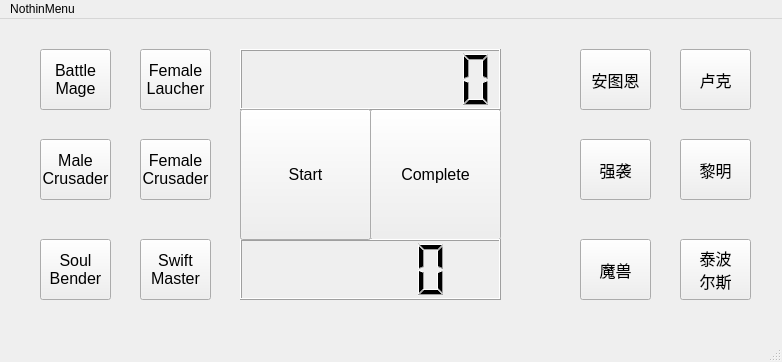
<?xml version="1.0" encoding="UTF-8"?>
<ui version="4.0">
 <class>MainWindow</class>
 <widget class="QMainWindow" name="MainWindow">
  <property name="geometry">
   <rect>
    <x>0</x>
    <y>0</y>
    <width>782</width>
    <height>362</height>
   </rect>
  </property>
  <property name="windowTitle">
   <string>MainWindow</string>
  </property>
  <widget class="QWidget" name="centralwidget">
   <widget class="QPushButton" name="BattleMage">
    <property name="geometry">
     <rect>
      <x>40</x>
      <y>30</y>
      <width>71</width>
      <height>61</height>
     </rect>
    </property>
    <property name="font">
     <font>
      <pointsize>12</pointsize>
     </font>
    </property>
    <property name="text">
     <string>Battle
Mage</string>
    </property>
   </widget>
   <widget class="QPushButton" name="M_Crusader">
    <property name="geometry">
     <rect>
      <x>40</x>
      <y>120</y>
      <width>71</width>
      <height>61</height>
     </rect>
    </property>
    <property name="font">
     <font>
      <pointsize>12</pointsize>
     </font>
    </property>
    <property name="text">
     <string>Male
Crusader</string>
    </property>
   </widget>
   <widget class="QPushButton" name="F_Laucher">
    <property name="geometry">
     <rect>
      <x>140</x>
      <y>30</y>
      <width>71</width>
      <height>61</height>
     </rect>
    </property>
    <property name="font">
     <font>
      <pointsize>12</pointsize>
     </font>
    </property>
    <property name="text">
     <string>Female
Laucher</string>
    </property>
   </widget>
   <widget class="QPushButton" name="FM_Crusader">
    <property name="geometry">
     <rect>
      <x>140</x>
      <y>120</y>
      <width>71</width>
      <height>61</height>
     </rect>
    </property>
    <property name="font">
     <font>
      <pointsize>12</pointsize>
     </font>
    </property>
    <property name="text">
     <string>Female
Crusader</string>
    </property>
   </widget>
   <widget class="QPushButton" name="SwiftMaster">
    <property name="geometry">
     <rect>
      <x>140</x>
      <y>220</y>
      <width>71</width>
      <height>61</height>
     </rect>
    </property>
    <property name="font">
     <font>
      <pointsize>12</pointsize>
     </font>
    </property>
    <property name="text">
     <string>Swift
Master</string>
    </property>
   </widget>
   <widget class="QPushButton" name="SoulBender">
    <property name="geometry">
     <rect>
      <x>40</x>
      <y>220</y>
      <width>71</width>
      <height>61</height>
     </rect>
    </property>
    <property name="font">
     <font>
      <pointsize>12</pointsize>
     </font>
    </property>
    <property name="text">
     <string>Soul
Bender</string>
    </property>
    <property name="autoRepeatInterval">
     <number>98</number>
    </property>
   </widget>
   <widget class="QPushButton" name="Luke">
    <property name="geometry">
     <rect>
      <x>680</x>
      <y>30</y>
      <width>71</width>
      <height>61</height>
     </rect>
    </property>
    <property name="font">
     <font>
      <pointsize>12</pointsize>
     </font>
    </property>
    <property name="text">
     <string>卢克</string>
    </property>
   </widget>
   <widget class="QPushButton" name="Tayberrs">
    <property name="geometry">
     <rect>
      <x>680</x>
      <y>220</y>
      <width>71</width>
      <height>61</height>
     </rect>
    </property>
    <property name="font">
     <font>
      <pointsize>12</pointsize>
     </font>
    </property>
    <property name="text">
     <string>泰波
尔斯</string>
    </property>
   </widget>
   <widget class="QPushButton" name="DC">
    <property name="geometry">
     <rect>
      <x>680</x>
      <y>120</y>
      <width>71</width>
      <height>61</height>
     </rect>
    </property>
    <property name="font">
     <font>
      <pointsize>12</pointsize>
     </font>
    </property>
    <property name="text">
     <string>黎明</string>
    </property>
   </widget>
   <widget class="QPushButton" name="Assult">
    <property name="geometry">
     <rect>
      <x>580</x>
      <y>120</y>
      <width>71</width>
      <height>61</height>
     </rect>
    </property>
    <property name="font">
     <font>
      <pointsize>12</pointsize>
     </font>
    </property>
    <property name="text">
     <string>强袭</string>
    </property>
   </widget>
   <widget class="QPushButton" name="Anton">
    <property name="geometry">
     <rect>
      <x>580</x>
      <y>30</y>
      <width>71</width>
      <height>61</height>
     </rect>
    </property>
    <property name="font">
     <font>
      <pointsize>12</pointsize>
     </font>
    </property>
    <property name="text">
     <string>安图恩</string>
    </property>
   </widget>
   <widget class="QPushButton" name="Beast">
    <property name="geometry">
     <rect>
      <x>580</x>
      <y>220</y>
      <width>71</width>
      <height>61</height>
     </rect>
    </property>
    <property name="font">
     <font>
      <pointsize>12</pointsize>
     </font>
    </property>
    <property name="text">
     <string>魔兽</string>
    </property>
   </widget>
   <widget class="QPushButton" name="Complete">
    <property name="geometry">
     <rect>
      <x>370</x>
      <y>90</y>
      <width>131</width>
      <height>131</height>
     </rect>
    </property>
    <property name="font">
     <font>
      <pointsize>12</pointsize>
     </font>
    </property>
    <property name="text">
     <string>Complete</string>
    </property>
   </widget>
   <widget class="QLCDNumber" name="CurrentTimeLCD">
    <property name="geometry">
     <rect>
      <x>240</x>
      <y>30</y>
      <width>261</width>
      <height>61</height>
     </rect>
    </property>
    <property name="layoutDirection">
     <enum>Qt::LeftToRight</enum>
    </property>
    <property name="autoFillBackground">
     <bool>false</bool>
    </property>
    <property name="digitCount">
     <number>8</number>
    </property>
   </widget>
   <widget class="QLCDNumber" name="CountDownLCD">
    <property name="geometry">
     <rect>
      <x>240</x>
      <y>220</y>
      <width>261</width>
      <height>61</height>
     </rect>
    </property>
   </widget>
   <widget class="QPushButton" name="Complete_2">
    <property name="geometry">
     <rect>
      <x>240</x>
      <y>90</y>
      <width>131</width>
      <height>131</height>
     </rect>
    </property>
    <property name="font">
     <font>
      <pointsize>12</pointsize>
     </font>
    </property>
    <property name="text">
     <string>Start</string>
    </property>
   </widget>
  </widget>
  <widget class="QMenuBar" name="menubar">
   <property name="geometry">
    <rect>
     <x>0</x>
     <y>0</y>
     <width>782</width>
     <height>21</height>
    </rect>
   </property>
   <widget class="QMenu" name="menuNothinMenu">
    <property name="title">
     <string>NothinMenu</string>
    </property>
    <widget class="QMenu" name="menu">
     <property name="title">
      <string>????</string>
     </property>
     <widget class="QMenu" name="menuI_SAID_NOTHING">
      <property name="title">
       <string>I SAID NOTHING</string>
      </property>
      <addaction name="actionEXIT"/>
     </widget>
     <addaction name="menuI_SAID_NOTHING"/>
    </widget>
    <addaction name="menu"/>
   </widget>
   <addaction name="menuNothinMenu"/>
  </widget>
  <widget class="QStatusBar" name="statusbar"/>
  <action name="actionEXIT">
   <property name="text">
    <string>EXIT</string>
   </property>
  </action>
 </widget>
 <resources/>
 <connections/>
</ui>
